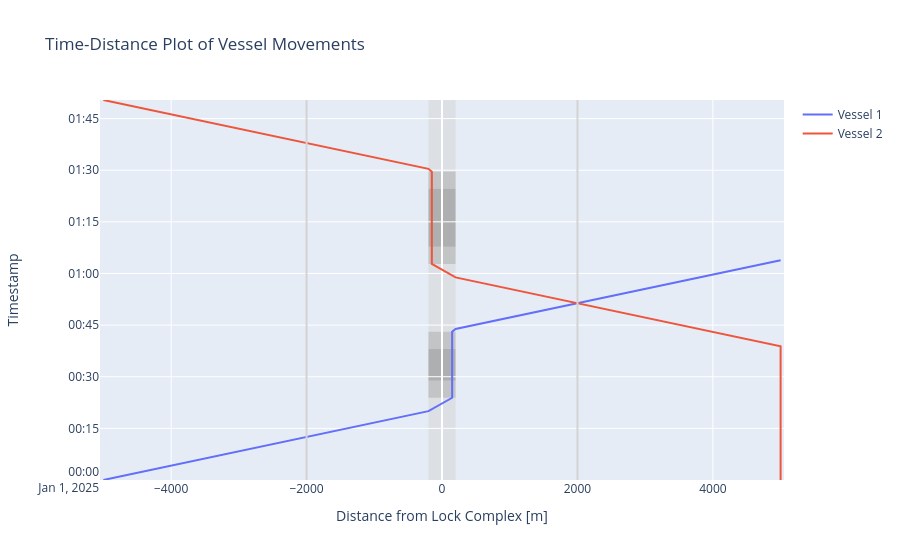

Notebook cell for this chart:
### Code cell
# We can plot the time-distance diagram
lock.create_time_distance_plot_plotly(
    vessels = [vessel_1,vessel_2], 
    xlimmin = -5050, 
    xlimmax = 5050
)

### Figure 1 — Plotly figure (JSON) as saved in the notebook; plotly's stock layout.template omitted (floating-point values rounded to 4 significant figures)
{"data": [{"mode": "lines", "name": "Vessel 1", "type": "scatter", "x": [-5000, -5000, -200, -200, 150.0, 150.0, 150.0, 150.0, 200, 200, 5000, 5000], "y": ["2025-01-01T00:00:00", "2025-01-01T00:00:00", "2025-01-01T00:20:00", "2025-01-01T00:20:00", "2025-01-01T00:23:53.333333", "2025-01-01T00:28:53.333333", "2025-01-01T00:38:03.333333", "2025-01-01T00:43:03.333333", "2025-01-01T00:43:51.929446", "2025-01-01T00:43:51.929446", "2025-01-01T01:03:51.929446", "2025-01-01T01:03:51.929446"]}, {"mode": "lines", "name": "Vessel 2", "type": "scatter", "x": [5000, 5000, 200, 200, -150.0, -150.0, -150.0, -150.0, -200, -200, -5000, -5000], "y": ["2025-01-01T00:00:00", "2025-01-01T00:38:51.929445", "2025-01-01T00:58:51.929445", "2025-01-01T00:58:51.929445", "2025-01-01T01:02:45.262778", "2025-01-01T01:07:45.262778", "2025-01-01T01:24:35.262778", "2025-01-01T01:29:35.262778", "2025-01-01T01:30:23.858891", "2025-01-01T01:30:23.858891", "2025-01-01T01:50:23.858891", "2025-01-01T01:50:23.858891"]}], "layout": {"shapes": [{"fillcolor": "lightgrey", "layer": "below", "line": {"width": 0}, "name": "Lock Geometry", "opacity": 0.5, "type": "rect", "x0": -200, "x1": 200, "y0": "2025-01-01T00:00:00", "y1": "2025-01-01T01:50:23.858891"}, {"fillcolor": "darkgrey", "layer": "below", "line": {"width": 0}, "name": "Lock doors closing", "opacity": 0.5, "type": "rect", "x0": -200, "x1": 200, "y0": "2025-01-01T00:23:53.333333", "y1": "2025-01-01T00:28:53.333333"}, {"fillcolor": "grey", "layer": "below", "line": {"width": 0}, "name": "Lock chamber converting", "opacity": 0.5, "type": "rect", "x0": -200, "x1": 200, "y0": "2025-01-01T00:28:53.333333", "y1": "2025-01-01T00:38:03.333333"}, {"fillcolor": "darkgrey", "layer": "below", "line": {"width": 0}, "name": "Lock doors opening", "opacity": 0.5, "type": "rect", "x0": -200, "x1": 200, "y0": "2025-01-01T00:38:03.333333", "y1": "2025-01-01T00:43:03.333333"}, {"fillcolor": "darkgrey", "layer": "below", "line": {"width": 0}, "name": "Lock doors closing", "opacity": 0.5, "type": "rect", "x0": -200, "x1": 200, "y0": "2025-01-01T01:02:45.262778", "y1": "2025-01-01T01:07:45.262778"}, {"fillcolor": "grey", "layer": "below", "line": {"width": 0}, "name": "Lock chamber converting", "opacity": 0.5, "type": "rect", "x0": -200, "x1": 200, "y0": "2025-01-01T01:07:45.262778", "y1": "2025-01-01T01:24:35.262778"}, {"fillcolor": "darkgrey", "layer": "below", "line": {"width": 0}, "name": "Lock doors opening", "opacity": 0.5, "type": "rect", "x0": -200, "x1": 200, "y0": "2025-01-01T01:24:35.262778", "y1": "2025-01-01T01:29:35.262778"}, {"line": {"color": "lightgrey"}, "type": "line", "x0": -2000, "x1": -2000, "xref": "x", "y0": 0, "y1": 1, "yref": "y domain"}, {"line": {"color": "lightgrey"}, "type": "line", "x0": 2000, "x1": 2000, "xref": "x", "y0": 0, "y1": 1, "yref": "y domain"}], "showlegend": true, "title": {"text": "Time-Distance Plot of Vessel Movements"}, "xaxis": {"range": [-5050, 5050], "title": {"text": "Distance from Lock Complex [m]"}}, "yaxis": {"range": ["2025-01-01T00:00:00", "2025-01-01T01:50:23.858891"], "title": {"text": "Timestamp"}}}}
